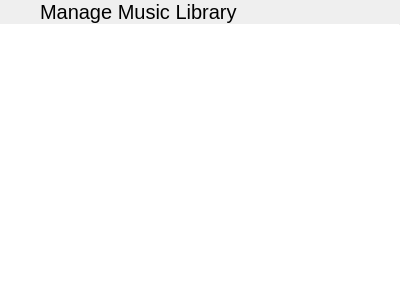
<?xml version="1.0" encoding="UTF-8"?>
<ui version="4.0">
 <class>LibraryManageWidget</class>
 <widget class="QWidget" name="LibraryManageWidget">
  <property name="geometry">
   <rect>
    <x>0</x>
    <y>0</y>
    <width>400</width>
    <height>300</height>
   </rect>
  </property>
  <property name="windowTitle">
   <string notr="true">Form</string>
  </property>
  <layout class="QVBoxLayout" name="verticalLayout">
   <property name="spacing">
    <number>0</number>
   </property>
   <property name="leftMargin">
    <number>0</number>
   </property>
   <property name="topMargin">
    <number>0</number>
   </property>
   <property name="rightMargin">
    <number>0</number>
   </property>
   <property name="bottomMargin">
    <number>0</number>
   </property>
   <item>
    <layout class="QHBoxLayout" name="horizontalLayout_2">
     <property name="spacing">
      <number>0</number>
     </property>
     <item>
      <widget class="QPushButton" name="okButton">
       <property name="sizePolicy">
        <sizepolicy hsizetype="Preferred" vsizetype="Preferred">
         <horstretch>0</horstretch>
         <verstretch>0</verstretch>
        </sizepolicy>
       </property>
       <property name="text">
        <string/>
       </property>
       <property name="icon">
        <iconset theme="go-previous">
         <normaloff>.</normaloff>.</iconset>
       </property>
       <property name="flat">
        <bool>true</bool>
       </property>
      </widget>
     </item>
     <item>
      <widget class="QLabel" name="label_3">
       <property name="sizePolicy">
        <sizepolicy hsizetype="Expanding" vsizetype="Preferred">
         <horstretch>0</horstretch>
         <verstretch>0</verstretch>
        </sizepolicy>
       </property>
       <property name="font">
        <font>
         <pointsize>15</pointsize>
        </font>
       </property>
       <property name="text">
        <string>Manage Music Library</string>
       </property>
       <property name="margin">
        <number>9</number>
       </property>
      </widget>
     </item>
     <item>
      <widget class="QPushButton" name="removeFolderButton">
       <property name="sizePolicy">
        <sizepolicy hsizetype="Preferred" vsizetype="Preferred">
         <horstretch>0</horstretch>
         <verstretch>0</verstretch>
        </sizepolicy>
       </property>
       <property name="text">
        <string/>
       </property>
       <property name="icon">
        <iconset theme="edit-delete">
         <normaloff>.</normaloff>.</iconset>
       </property>
       <property name="flat">
        <bool>true</bool>
       </property>
      </widget>
     </item>
     <item>
      <widget class="QPushButton" name="addFolderButton">
       <property name="sizePolicy">
        <sizepolicy hsizetype="Preferred" vsizetype="Preferred">
         <horstretch>0</horstretch>
         <verstretch>0</verstretch>
        </sizepolicy>
       </property>
       <property name="text">
        <string/>
       </property>
       <property name="icon">
        <iconset theme="list-add">
         <normaloff>.</normaloff>.</iconset>
       </property>
       <property name="flat">
        <bool>true</bool>
       </property>
      </widget>
     </item>
    </layout>
   </item>
   <item>
    <widget class="Line" name="line">
     <property name="maximumSize">
      <size>
       <width>16777215</width>
       <height>1</height>
      </size>
     </property>
     <property name="orientation">
      <enum>Qt::Horizontal</enum>
     </property>
    </widget>
   </item>
   <item>
    <widget class="QListWidget" name="folders">
     <property name="frameShape">
      <enum>QFrame::NoFrame</enum>
     </property>
    </widget>
   </item>
  </layout>
 </widget>
 <resources/>
 <connections/>
</ui>
